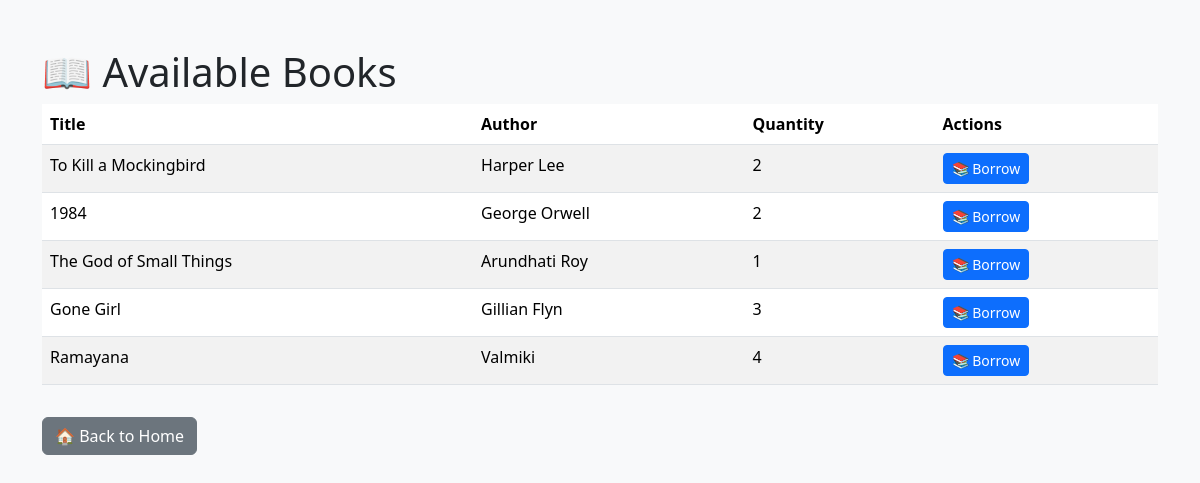
The page /books/ on the database its author committed.
### library_app/models.py (models this page shows, shortened)
class Book(models.Model):
    title = models.CharField(max_length=200)
    author = models.CharField(max_length=200)
    quantity = models.PositiveIntegerField(default=1)  # New field

### library_app/views.py (the view)
# urls.py: path('books/', book_list, name='book_list'),
def book_list(request):
    books = Book.objects.all()  # Fetch all books
    return render(request, 'library_app/book_list.html', {'books': books})

### library_app/templates/library_app/book_list.html (shortened to what this page needs)
<!DOCTYPE html>
<html lang="en">
<head>
    <link href="https://cdn.jsdelivr.net/npm/bootstrap@5.3.2/dist/css/bootstrap.min.css" rel="stylesheet">
</head>
<body class="bg-light">
    <div class="container mt-5">
        <h1>📖 Available Books</h1>
        <table class="table table-striped">
            <thead>
                <tr>
                    <th>Title</th>
                    <th>Author</th>
                    <th>Quantity</th>
                    <th>Actions</th>
                </tr>
            </thead>
            <tbody>
                {% for book in books %}
                    <tr>
                        <td>{{ book.title }}</td>
                        <td>{{ book.author }}</td>
                        <td>{{ book.quantity }}</td>
                        <td>
                            {% if book.quantity > 0 %}
                                <a href="{% url 'borrow_book' book.id %}" class="btn btn-primary btn-sm">📚 Borrow</a>
                            {% endif %}
                        </td>
                    </tr>
                {% empty %}
                    <tr>
                        <td colspan="4" class="text-center">No books available.</td>
                    </tr>
                {% endfor %}
            </tbody>
        </table>
        <p><a href="{% url 'home' %}" class="btn btn-secondary mt-3">🏠 Back to Home</a></p>
    </div>
</body>
</html>

### rows shown on the page
Book: title "To Kill a Mockingbird", author "Harper Lee", quantity "2", shows "📚 Borrow"
Book: title "1984", author "George Orwell", quantity "2", shows "📚 Borrow"
Book: title "The God of Small Things", author "Arundhati Roy", quantity "1", shows "📚 Borrow"
Book: title "Gone Girl", author "Gillian Flyn", quantity "3", shows "📚 Borrow"
Book: title "Ramayana", author "Valmiki", quantity "4", shows "📚 Borrow"
